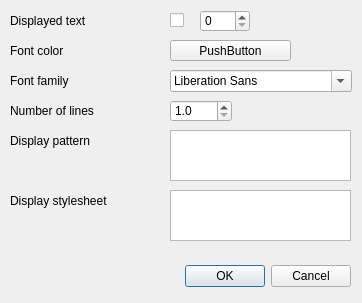
<?xml version="1.0" encoding="UTF-8"?>
<ui version="4.0">
 <class>SetupCellDialog</class>
 <widget class="QDialog" name="SetupCellDialog">
  <property name="windowModality">
   <enum>Qt::WindowModal</enum>
  </property>
  <property name="geometry">
   <rect>
    <x>0</x>
    <y>0</y>
    <width>362</width>
    <height>303</height>
   </rect>
  </property>
  <property name="windowTitle">
   <string>Display cell</string>
  </property>
  <widget class="QDialogButtonBox" name="buttonBox">
   <property name="geometry">
    <rect>
     <x>10</x>
     <y>260</y>
     <width>341</width>
     <height>32</height>
    </rect>
   </property>
   <property name="orientation">
    <enum>Qt::Horizontal</enum>
   </property>
   <property name="standardButtons">
    <set>QDialogButtonBox::Cancel|QDialogButtonBox::Ok</set>
   </property>
  </widget>
  <widget class="QLabel" name="colorLabel">
   <property name="geometry">
    <rect>
     <x>10</x>
     <y>40</y>
     <width>141</width>
     <height>21</height>
    </rect>
   </property>
   <property name="text">
    <string>Font color</string>
   </property>
  </widget>
  <widget class="ColorButton" name="colorButton">
   <property name="geometry">
    <rect>
     <x>170</x>
     <y>40</y>
     <width>121</width>
     <height>21</height>
    </rect>
   </property>
   <property name="text">
    <string>PushButton</string>
   </property>
  </widget>
  <widget class="QLabel" name="fontLabel">
   <property name="geometry">
    <rect>
     <x>10</x>
     <y>70</y>
     <width>141</width>
     <height>21</height>
    </rect>
   </property>
   <property name="text">
    <string>Font family</string>
   </property>
  </widget>
  <widget class="QFontComboBox" name="fontComboBox">
   <property name="geometry">
    <rect>
     <x>170</x>
     <y>70</y>
     <width>182</width>
     <height>22</height>
    </rect>
   </property>
   <property name="fontFilters">
    <set>QFontComboBox::MonospacedFonts|QFontComboBox::ProportionalFonts|QFontComboBox::ScalableFonts</set>
   </property>
  </widget>
  <widget class="QLabel" name="lineLabel">
   <property name="geometry">
    <rect>
     <x>10</x>
     <y>100</y>
     <width>141</width>
     <height>21</height>
    </rect>
   </property>
   <property name="text">
    <string>Number of lines</string>
   </property>
  </widget>
  <widget class="QDoubleSpinBox" name="lineSpinner">
   <property name="geometry">
    <rect>
     <x>170</x>
     <y>100</y>
     <width>62</width>
     <height>22</height>
    </rect>
   </property>
   <property name="decimals">
    <number>1</number>
   </property>
   <property name="minimum">
    <double>1.000000000000000</double>
   </property>
   <property name="maximum">
    <double>100.000000000000000</double>
   </property>
  </widget>
  <widget class="QLabel" name="patternLabel">
   <property name="geometry">
    <rect>
     <x>10</x>
     <y>130</y>
     <width>141</width>
     <height>21</height>
    </rect>
   </property>
   <property name="text">
    <string>Display pattern</string>
   </property>
  </widget>
  <widget class="QTextEdit" name="patternEdit">
   <property name="geometry">
    <rect>
     <x>170</x>
     <y>130</y>
     <width>181</width>
     <height>51</height>
    </rect>
   </property>
  </widget>
  <widget class="QLabel" name="indexLabel">
   <property name="geometry">
    <rect>
     <x>10</x>
     <y>10</y>
     <width>141</width>
     <height>21</height>
    </rect>
   </property>
   <property name="text">
    <string>Displayed text</string>
   </property>
  </widget>
  <widget class="QSpinBox" name="indexSpinner">
   <property name="enabled">
    <bool>true</bool>
   </property>
   <property name="geometry">
    <rect>
     <x>200</x>
     <y>10</y>
     <width>50</width>
     <height>22</height>
    </rect>
   </property>
  </widget>
  <widget class="QCheckBox" name="indexCheck">
   <property name="geometry">
    <rect>
     <x>170</x>
     <y>10</y>
     <width>21</width>
     <height>21</height>
    </rect>
   </property>
   <property name="text">
    <string/>
   </property>
  </widget>
  <widget class="QLabel" name="stylesheetLabel">
   <property name="geometry">
    <rect>
     <x>10</x>
     <y>190</y>
     <width>141</width>
     <height>21</height>
    </rect>
   </property>
   <property name="text">
    <string>Display stylesheet</string>
   </property>
  </widget>
  <widget class="QTextEdit" name="stylesheetEdit">
   <property name="geometry">
    <rect>
     <x>170</x>
     <y>190</y>
     <width>181</width>
     <height>51</height>
    </rect>
   </property>
  </widget>
 </widget>
 <customwidgets>
  <customwidget>
   <class>ColorButton</class>
   <extends>QPushButton</extends>
   <header>util/colorbutton.h</header>
  </customwidget>
 </customwidgets>
 <resources/>
 <connections>
  <connection>
   <sender>buttonBox</sender>
   <signal>accepted()</signal>
   <receiver>SetupCellDialog</receiver>
   <slot>accept()</slot>
   <hints>
    <hint type="sourcelabel">
     <x>248</x>
     <y>254</y>
    </hint>
    <hint type="destinationlabel">
     <x>157</x>
     <y>274</y>
    </hint>
   </hints>
  </connection>
  <connection>
   <sender>buttonBox</sender>
   <signal>rejected()</signal>
   <receiver>SetupCellDialog</receiver>
   <slot>reject()</slot>
   <hints>
    <hint type="sourcelabel">
     <x>316</x>
     <y>260</y>
    </hint>
    <hint type="destinationlabel">
     <x>286</x>
     <y>274</y>
    </hint>
   </hints>
  </connection>
 </connections>
</ui>
